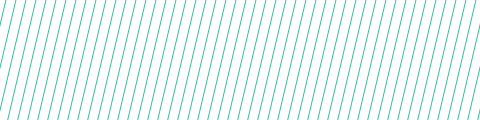
Frame 1 (no input)
Frame 60 (the mouse pressed at the canvas centre just before this capture): identical to frame 1, image omitted
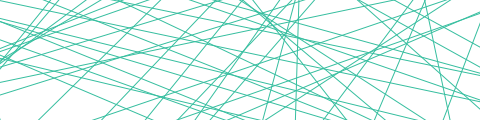
Frame 120 (the mouse held since frame 60 and released just before this capture)

The Processing sketch that drew these frames (run headless with seeded random() and noise(); from frame 60 on, the mouse is pressed at the canvas centre):

// Processing sketch: processing_107769
// ── processing_107769.pde

void setup(){
  size(480,120);
  smooth();
  stroke(random(84),random(190,193),random(140,160));
}

void draw(){
  background(255);
  for(int x=-40;x<width;x+=10){
    float mx=mouseX*2;
    float offsetA=random(-mx,mx);
    float offsetB=random(-mx,mx);
    line(x+offsetA,150,x+offsetB+40,-20);
  }
}
